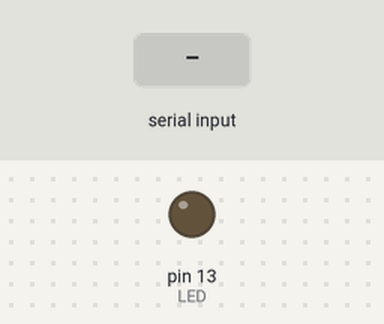
Recording of a sketch running on a simulated Arduino Uno, built with avr-gcc and run on an emulated ATmega328P. Parts: output pins drawn as LEDs (lit = HIGH). The test bench sets the inputs (shaded band).

Above: at 1.2 s.
1.3 s: "1" received over Serial
Timing chart, 0 to 4.3 s (numbered marks = the images above; inputs shaded):
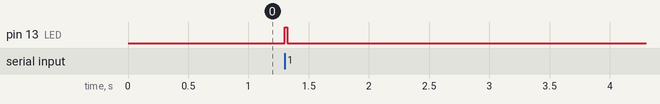

The sketch:

LedReciever.ino
```cpp
//Reciever
int LED = 13;
char message;
void setup() {
  // put your setup code here, to run once:
  Serial.begin(9600);
  pinMode(LED,OUTPUT);
}

void loop() {
  // put your main code here, to run repeatedly:
  if(Serial.available())
  {
    message = Serial.read();
    if(message == '1')
    {
      digitalWrite(LED,HIGH);
    }
    delay(20);
    digitalWrite(LED,LOW);
  }
}
```

Measured:
- after the input at 1.3 s, pin 13 (LED): LOW → HIGH at once, → LOW 0.02 s later
